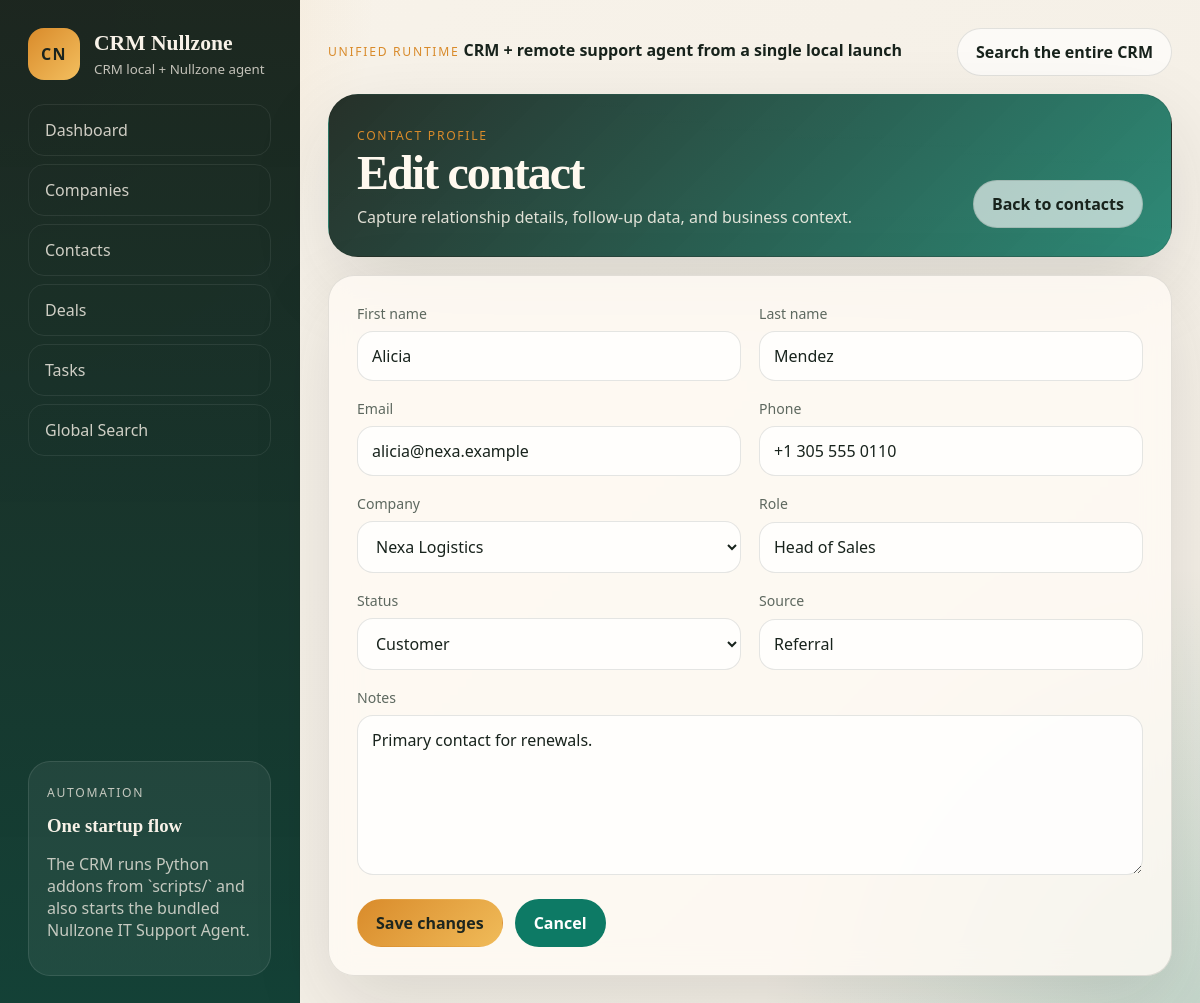
The app's page /contacts/1/edit with its own data.
### tables this page shows
CREATE TABLE contacts (
    id INTEGER PRIMARY KEY AUTOINCREMENT,
    first_name TEXT NOT NULL,
    last_name TEXT NOT NULL,
    email TEXT,
    phone TEXT,
    company_id INTEGER REFERENCES companies(id) ON DELETE SET NULL,
    role TEXT,
    status TEXT NOT NULL DEFAULT 'Lead',
    source TEXT,
    notes TEXT,
    created_at TEXT NOT NULL DEFAULT CURRENT_TIMESTAMP
);

CREATE TABLE companies (
    id INTEGER PRIMARY KEY AUTOINCREMENT,
    name TEXT NOT NULL,
    industry TEXT,
    website TEXT,
    email TEXT,
    phone TEXT,
    city TEXT,
    country TEXT,
    notes TEXT,
    created_at TEXT NOT NULL DEFAULT CURRENT_TIMESTAMP
);

### crm/routes.py (the view, shortened to what this page needs)
@bp.route("/contacts/<int:contact_id>/edit", methods=["GET", "POST"])
def edit_contact(contact_id: int):
    contact = db.get_contact(database_path(), contact_id)
    if not contact:
        flash("Contact does not exist.", "error")
        return redirect(url_for("crm.contacts"))
    return render_template(
        "contact_form.html",
        contact=contact,
        companies=db.get_company_options(database_path()),
        contact_statuses=CONTACT_STATUSES,
    )

### crm/db.py (called while the page is built)
def connect(database_path: str | Path) -> sqlite3.Connection:
    connection = sqlite3.connect(str(database_path))
    connection.row_factory = sqlite3.Row
    connection.execute("PRAGMA foreign_keys = ON")
    return connection

def query_all(database_path: str | Path, sql: str, params: tuple[Any, ...] = ()) -> list[dict]:
    with connect(database_path) as connection:
        rows = connection.execute(sql, params).fetchall()
    return [dict(row) for row in rows]

def query_one(database_path: str | Path, sql: str, params: tuple[Any, ...] = ()) -> dict | None:
    with connect(database_path) as connection:
        row = connection.execute(sql, params).fetchone()
    return dict(row) if row else None

def get_company_options(database_path: str | Path) -> list[dict]:
    return query_all(
        database_path,
        "SELECT id, name FROM companies ORDER BY name COLLATE NOCASE ASC",
    )

def get_contact(database_path: str | Path, contact_id: int) -> dict | None:
    return query_one(
        database_path,
        """
        SELECT *
        FROM contacts
        WHERE id = ?
        """,
        (contact_id,),
    )

### crm/routes.py (called while the page is built)
def database_path() -> str:
    return current_app.config["DATABASE"]

### crm/templates/contact_form.html (shortened to what this page needs)
{% extends "base.html" %}
{% block hero %}
  <section class="hero-card">
    <div>
      <p class="eyebrow">Contact profile</p>
      <h1>{% if contact %}Edit contact{% else %}New contact{% endif %}</h1>
      <p>Capture relationship details, follow-up data, and business context.</p>
    </div>
    <div class="hero-actions">
      <a class="button ghost" href="{{ url_for('crm.contacts') }}">Back to contacts</a>
    </div>
  </section>
{% endblock %}
{% block content %}
  <section class="panel form-panel full-span">
    <form class="form-grid" method="post">
      <label class="field">
        <span>First name</span>
        <input type="text" name="first_name" value="{{ contact.first_name if contact else '' }}" required>
      </label>
      <label class="field">
        <span>Last name</span>
        <input type="text" name="last_name" value="{{ contact.last_name if contact else '' }}" required>
      </label>
      <label class="field">
        <span>Email</span>
        <input type="email" name="email" value="{{ contact.email if contact else '' }}">
      </label>
      <label class="field">
        <span>Phone</span>
        <input type="text" name="phone" value="{{ contact.phone if contact else '' }}">
      </label>
      <label class="field">
        <span>Company</span>
        <select name="company_id">
          {% for company in companies %}
            <option value="{{ company.id }}" {% if contact and company.id == contact.company_id %}selected{% endif %}>{{ company.name }}</option>
          {% endfor %}
        </select>
      </label>
      <label class="field">
        <span>Role</span>
        <input type="text" name="role" value="{{ contact.role if contact else '' }}" placeholder="e.g. Head of Sales">
      </label>
      <label class="field">
        <span>Status</span>
        <select name="status">
          {% for status in contact_statuses %}
            <option value="{{ status }}" {% if (contact and contact.status == status) or (not contact and status == 'Lead') %}selected{% endif %}>{{ status }}</option>
          {% endfor %}
        </select>
      </label>
      <label class="field">
        <span>Source</span>
        <input type="text" name="source" value="{{ contact.source if contact else '' }}" placeholder="Referral, LinkedIn, Web...">
      </label>
      <label class="field full">
        <span>Notes</span>
        <textarea name="notes" rows="6">{{ contact.notes if contact else '' }}</textarea>
      </label>
      <div class="form-actions full">
        <button class="button primary" type="submit">{% if contact %}Save changes{% else %}Create contact{% endif %}</button>
        <a class="button secondary" href="{{ url_for('crm.contacts') }}">Cancel</a>
      </div>
    </form>
  </section>
{% endblock %}

### crm/static/styles.css (style rules this page uses)
:root { --bg: #f3eee5; --bg-strong: #e7decc; --panel: rgba(255, 251, 245, 0.82); --panel-strong: #fff8ef; --line: rgba(38, 41, 35, 0.12); --ink: #18231c; --muted: #5d685f; --accent: #0d7a65; --accent-strong: #095947; --accent-soft: rgba(13, 122, 101, 0.12); --sun: #d98b2b; --danger: #c45435; --danger-soft: rgba(196, 84, 53, 0.14); --shadow: 0 28px 80px rgba(31, 37, 29, 0.12); }
* { box-sizing: border-box; }
html { scroll-behavior: smooth; }
body { margin: 0; min-height: 100vh; color: var(--ink); font-family: "Avenir Next", "Segoe UI", "Trebuchet MS", sans-serif; background: radial-gradient(circle at top left, rgba(217, 139, 43, 0.22), transparent 24%), radial-gradient(circle at bottom right, rgba(13, 122, 101, 0.2), transparent 28%), linear-gradient(135deg, #f8f3ea, var(--bg)); }
a { color: inherit; text-decoration: none; }
button, input, select, textarea { font: inherit; }
.eyebrow { display: inline-block; margin: 0 0 6px; font-size: 0.76rem; text-transform: uppercase; letter-spacing: 0.14em; color: var(--sun); }
.hero-card { border: 1px solid var(--line); border-radius: 30px; padding: 28px; background: linear-gradient(135deg, rgba(24, 35, 28, 0.94), rgba(13, 122, 101, 0.86)), linear-gradient(180deg, rgba(255, 255, 255, 0.08), transparent); color: #fff9ef; display: flex; justify-content: space-between; align-items: end; gap: 24px; box-shadow: var(--shadow); }
.hero-card h1 { margin: 0 0 10px; font-size: clamp(2rem, 4vw, 3.35rem); line-height: 0.95; letter-spacing: -0.04em; font-family: "Iowan Old Style", "Palatino Linotype", serif; }
.hero-card p:last-child { margin: 0; max-width: 58ch; color: rgba(255, 249, 239, 0.86); }
.hero-actions { display: flex; flex-wrap: wrap; gap: 12px; }
.full-span { grid-column: 1 / -1; }
.panel, .metric-card { border: 1px solid var(--line); border-radius: 26px; background: var(--panel); backdrop-filter: blur(14px); box-shadow: var(--shadow); }
.panel { padding: 22px; }
.button { appearance: none; border: 0; border-radius: 999px; padding: 12px 18px; display: inline-flex; align-items: center; justify-content: center; gap: 8px; font-weight: 700; cursor: pointer; transition: transform 160ms ease, filter 160ms ease, background 160ms ease; }
.button.primary, .button.secondary, .button.ghost, .button.danger { border: 1px solid transparent; }
.button.primary { background: linear-gradient(135deg, var(--sun), #f0bb59); color: #1d261f; }
.button.secondary { background: var(--accent); color: white; }
.button.ghost { background: rgba(255, 255, 255, 0.64); border-color: var(--line); color: var(--ink); }
input[type="search"], input[type="text"], input[type="email"], input[type="url"], input[type="number"], input[type="date"], select, textarea { width: 100%; border: 1px solid var(--line); border-radius: 16px; padding: 13px 14px; background: rgba(255, 255, 255, 0.78); color: var(--ink); }
.form-panel { padding: 28px; }
.form-grid { display: grid; grid-template-columns: repeat(2, minmax(0, 1fr)); gap: 18px; }
.field { display: grid; gap: 8px; }
.field span { font-size: 0.88rem; color: var(--muted); }
.field.full, .form-actions.full { grid-column: 1 / -1; }
textarea { resize: vertical; min-height: 140px; }
.form-actions { display: flex; gap: 12px; flex-wrap: wrap; margin-top: 6px; }

### records on screen
contacts: first_name "Alicia", last_name "Mendez", email "alicia@nexa.example", phone "+1 305 555 0110", company_id "Nexa Logistics", role "Head of Sales", status "Customer", source "Referral", notes "Primary contact for renewals."

### other values on screen
{{ app_name }} "CRM Nullzone"
